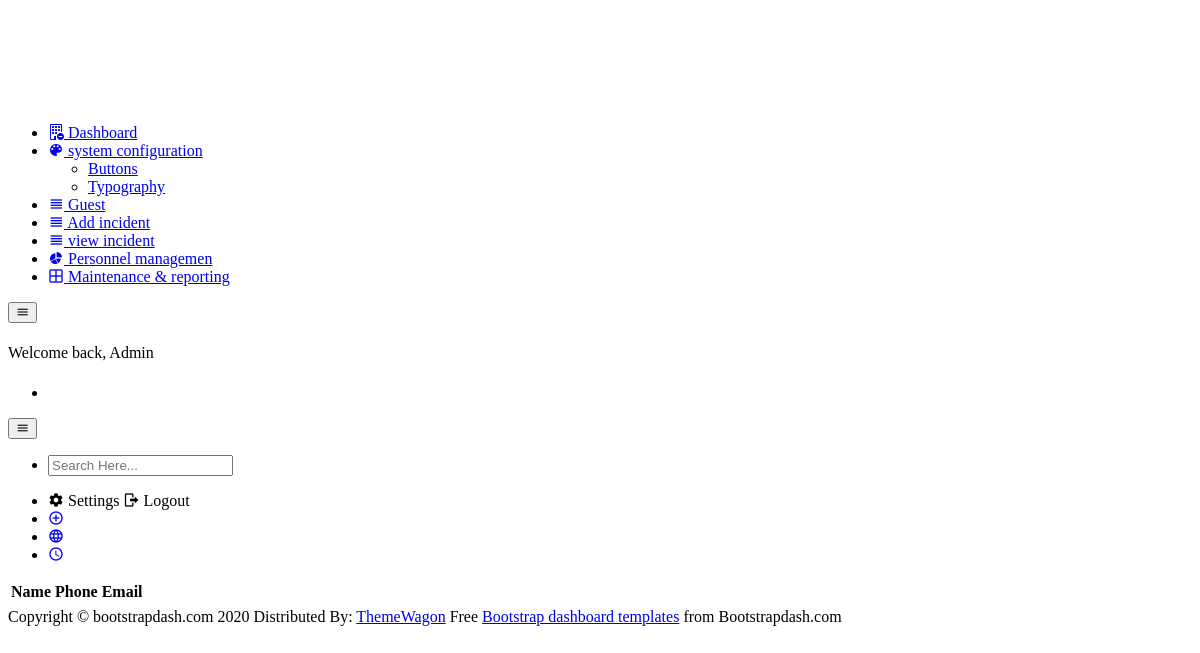
Page /viewGuest on the earlier database version.
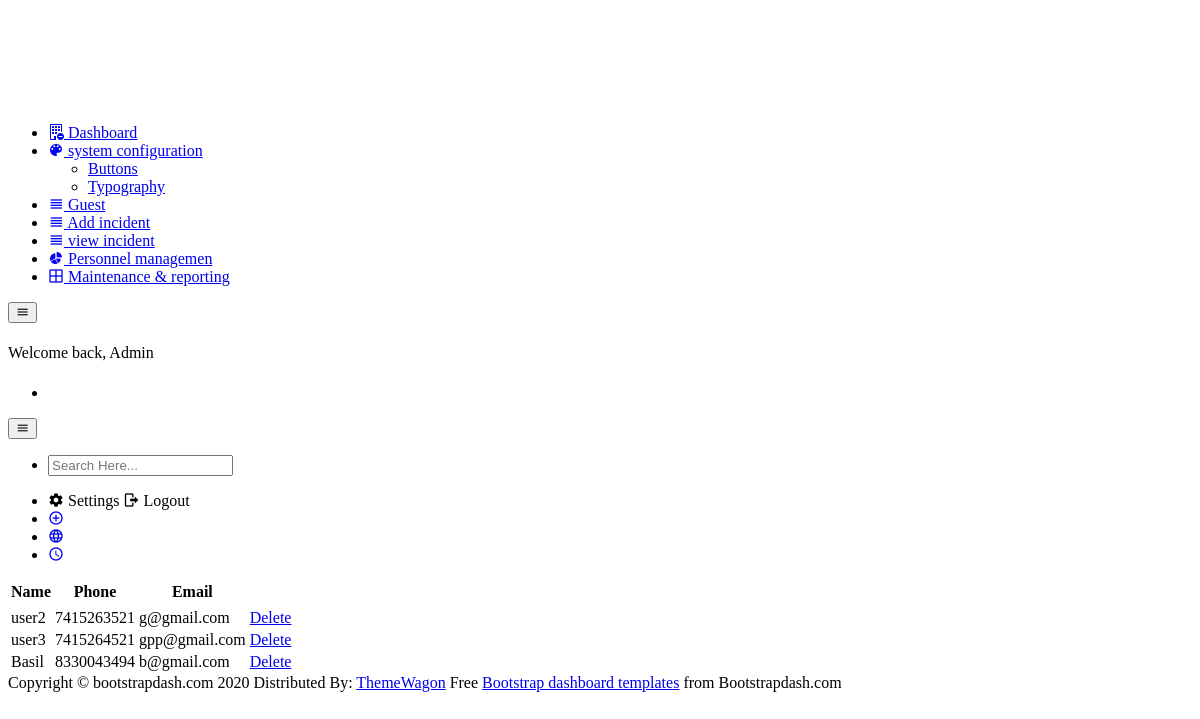
Same page on the later database version.
### fsApp/models.py (models this page shows, shortened)
class Guest(models.Model):
    user = models.OneToOneField(User,on_delete=models.CASCADE,primary_key=True,related_name='Guest')
    Name = models.CharField(max_length=20)
    Phone = models.CharField(max_length=10)
    Email = models.EmailField()

### fsApp/Adminviews.py (the view)
# urls.py: path('viewGuest',Adminviews.viewGuest,name='viewGuest'),
def viewGuest(request):
    GustsDtl = Guest.objects.all()
    return render(request,'admin/ViewGuests.html',{'GustsDtl':GustsDtl})

### templates/admin/ViewGuests.html (shortened to what this page needs)
{% extends 'fsAdminIndex.html' %}
{% block content %}
<table class="table table-striped table-hover">
    <tr>
        <thead>
        <th>Name</th>
        <th>Phone</th>
        <th>Email</th>
        </thead>
    </tr>
    <tr>
        <tbody>
        {% for i in GustsDtl %}
        <td>{{i.Name}}</td>
        <td>{{i.Phone}}</td>
        <td>{{i.Email}}</td>
        <td> <a href="{% url 'deleteGuest' i.user_id %}">Delete</a> </td>
    </tr>
    {% endfor %}
    </tbody>
</table>
{% endblock %}

Differences in the rows shown:
added Guest: Name "user2", Phone "7415263521", Email "g@gmail.com"
added Guest: Name "user3", Phone "7415264521", Email "gpp@gmail.com"
added Guest: Name "Basil", Phone "8330043494", Email "b@gmail.com"
